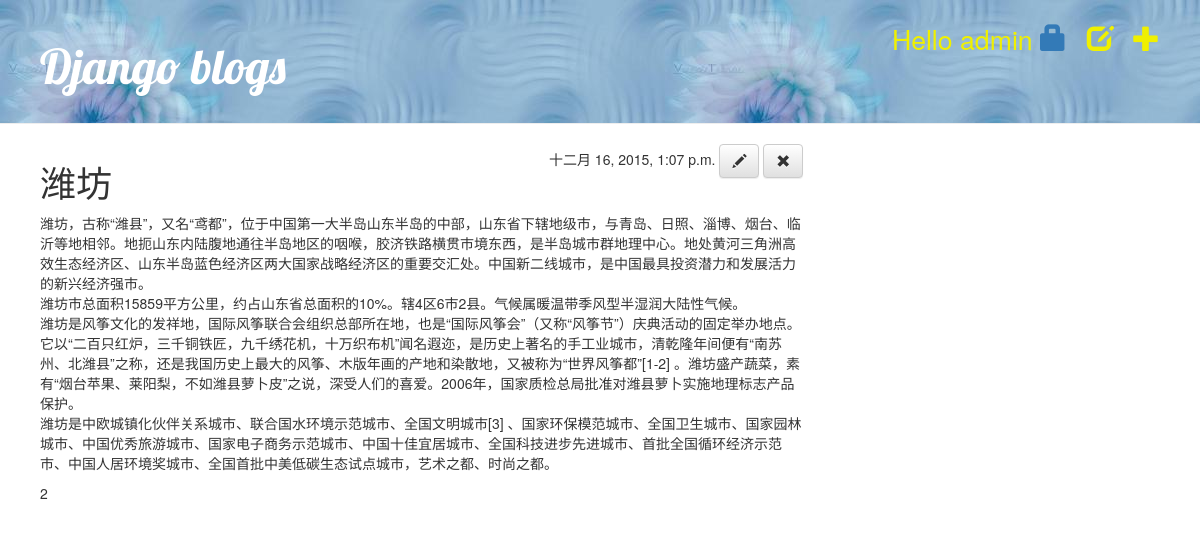
Page /article/1/ (signed in) on the committed database.
### blog/models.py (models this page shows, shortened)
class Article(models.Model):
    author = models.ForeignKey(User)
    title = models.CharField(max_length=200)
    text = models.TextField()
    image=models.ImageField(null=True)
    created_date = models.DateTimeField(default=timezone.now)
    published_date = models.DateTimeField(blank=True, null=True)

### blog/views.py (the view)
# urls.py: url(r'^article/(?P<pk>[0-9]+)/$',views.article_detail),
def article_detail(request,pk):
    article=get_object_or_404(Article,pk=pk)
    return render(request,'blog/article_detail.html',{'article':article})

### blog/templates/blog/article_detail.html (shortened to what this page needs)
<!DOCTYPE html>
{% extends 'blog/base.html' %}
{% block content %}
    <div style="float:right" class="data">
    {% if article.published_date %}
        {{ article.published_date }}
    {% else %}
        <a class="btn btn-default" href="{% url 'blog.views.article_publish' pk=article.pk %}">P<span class="glyphicon glyphicon-pencil"></span></a>
    {% endif %}
        <a class="btn btn-default" href="{% url 'article_edit' pk=article.pk %}"><span class="glyphicon glyphicon-pencil"></span></a>
        <a class="btn btn-default" href="{% url 'article_remove' pk=article.pk %}"><span class="glyphicon glyphicon-remove"></span></a>
    </div>
    <h1>{{ article.title }}</h1>
    <p>{{ article.text|linebreaks }}</p>
    <p>{{ article.image }}</p>
{% endblock %}

### blog/templates/blog/base.html (shortened to what this page needs)
<!DOCTYPE html>
{% load staticfiles %}
<html lang="en">
<head>
        <link rel="stylesheet" href="//maxcdn.bootstrapcdn.com/bootstrap/3.2.0/css/bootstrap.min.css">
        <link rel="stylesheet" href="//maxcdn.bootstrapcdn.com/bootstrap/3.2.0/css/bootstrap-theme.min.css">
        <link rel="stylesheet" href="{% static 'css/blog.css' %}">
    </head>
    <body>
        <div class="page-header">
            {% if user.is_authenticated %}
                <a href="{% url 'article_new' %}" class="top-menu"><span class="glyphicon glyphicon-plus"></span></a>
                <a href="{% url 'article_draft_list' %}" class="top-menu"><span class="glyphicon glyphicon-edit"></span></a>
                <p class="top-menu">Hello {{ user.username }}  <a href="{% url 'django.contrib.auth.views.logout' %}"><span class="glyphicon glyphicon-lock"></span></a></p>
            {% else %}
                <a href="{% url 'django.contrib.auth.views.login' %}" class="top-menu"><span class="glyphicon glyphicon-lock"></span></a>
            {% endif %}
                <h1><a href="{% url 'blog.views.article_list' %}">Django blogs</a></h1>
        </div>
        <div class="content">
            <div class="row">
                <div class="col-md-8">
                  {% block content %}
                    {% endblock %}
                </div>
            </div>
        </div>
    </body>
</html>

### static/css/blog.css (style rules this page uses)
.page-header { background-image: url("header.jpg"); margin-top: 0; padding: 20px 20px 20px 40px; }
.page-header h1, .page-header h1 a, .page-header h1 a:visited, .page-header h1 a:active { color: #ffffff; font-size: 36pt; text-decoration: none; }
.content { margin-left: 40px; }
h1, h2, h3, h4 { font-family: 'Lobster', cursive; }
.top-menu, .top-menu:hover, .top-menu:visited { color: #f0f000; float: right; font-size: 20pt; margin-right: 20px; }

### rows in the picture
Article: published_date "十二月 16, 2015, 1:07 p.m.", title "潍坊", text "潍坊，古称“潍县”，又名“鸢都”，位于中国第一大半岛山东半岛的中部，山东省下辖地级市，与青岛、日照、淄博、烟台、临沂等地相邻。地扼山东内陆腹地通往半岛地区的咽喉，胶济铁路横贯市境东西，是半岛城市群地理中心。地处黄河三角洲高效生态经济区、山东半岛蓝色经济区两大国家战略经济区的重要交汇处。中国新二线城市，是中国最具投资潜力和发展活力的新兴经济强市。 潍坊市总面积15859平方公里，约占山东省总面积的10%。辖4区6市2县。气候属暖温带季风型半湿润大陆性气候。 潍坊是风筝文化的发祥地，国际风筝联合会组织总部所在地，也是“国际风筝会”（又称“风筝节”）庆典活动的固定举办地点。它以“二百只红炉，三千铜铁匠，九千绣花机，十万织布机”闻名遐迩，是历史上著名的手工业城市，清乾隆年间便有“南苏州、北潍县”之称，还是我国历史上最大的风筝、木版年画的产地和染散地，又被称为“世界风筝都”[1-2] 。潍坊盛产蔬菜，素有“烟台苹果、莱阳梨，不如潍县萝卜皮”之说，深受人们的喜爱。2006年，国家质检总局批准对潍县萝卜实施地理标志产品保护。 潍坊是中欧城镇化伙伴关系城市、联合国水环境示范城市、全国文明城市[3] 、国家环保模范城市、全国卫生城市、国家园林城市、中国优秀旅游城市、国家电子商务示范城市、中国十佳宜居城市、全国科技进步先进城市、首批全国循环经济示范市、中国人居环境奖城市、全国首批中美低碳生态试点城市，艺术之都、时尚之都。", image "2"

### other values in the picture
{{ user.username }} "admin"
